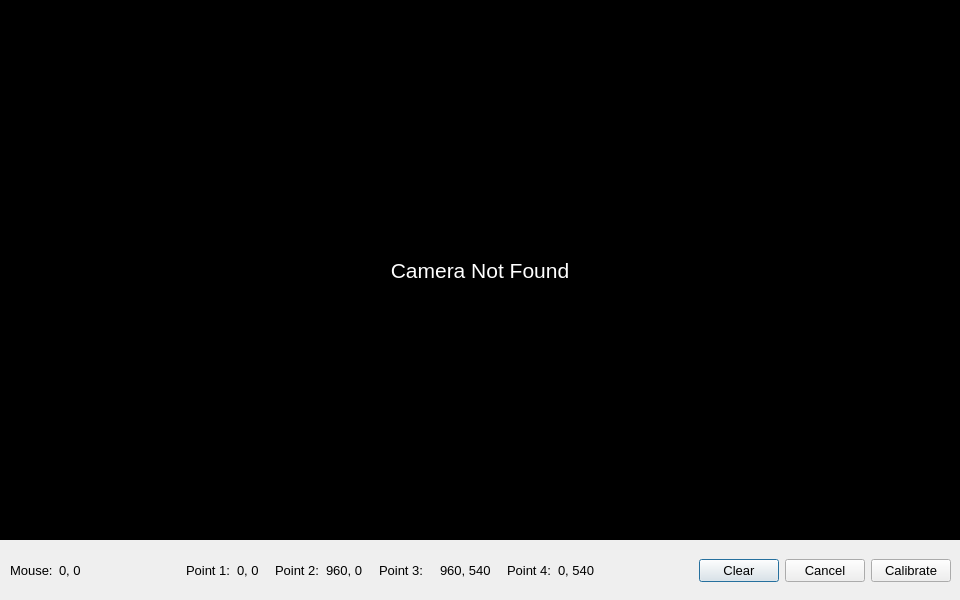
<?xml version="1.0" encoding="UTF-8"?>
<ui version="4.0">
 <class>Dialog</class>
 <widget class="QDialog" name="Dialog">
  <property name="geometry">
   <rect>
    <x>0</x>
    <y>0</y>
    <width>960</width>
    <height>600</height>
   </rect>
  </property>
  <property name="minimumSize">
   <size>
    <width>960</width>
    <height>600</height>
   </size>
  </property>
  <property name="maximumSize">
   <size>
    <width>960</width>
    <height>600</height>
   </size>
  </property>
  <property name="windowTitle">
   <string>Dialog</string>
  </property>
  <widget class="QLabel" name="label_camera">
   <property name="geometry">
    <rect>
     <x>0</x>
     <y>0</y>
     <width>960</width>
     <height>540</height>
    </rect>
   </property>
   <property name="font">
    <font>
     <pointsize>16</pointsize>
    </font>
   </property>
   <property name="cursor">
    <cursorShape>CrossCursor</cursorShape>
   </property>
   <property name="styleSheet">
    <string notr="true">color: white;
background: black;</string>
   </property>
   <property name="text">
    <string>Camera Not Found</string>
   </property>
   <property name="alignment">
    <set>Qt::AlignCenter</set>
   </property>
  </widget>
  <widget class="QWidget" name="horizontalLayoutWidget">
   <property name="geometry">
    <rect>
     <x>10</x>
     <y>550</y>
     <width>941</width>
     <height>41</height>
    </rect>
   </property>
   <layout class="QHBoxLayout" name="horizontalLayout">
    <item>
     <layout class="QHBoxLayout" name="horizontalLayout_mouse">
      <item>
       <widget class="QLabel" name="label_mouse">
        <property name="font">
         <font>
          <pointsize>10</pointsize>
         </font>
        </property>
        <property name="text">
         <string>Mouse:</string>
        </property>
       </widget>
      </item>
      <item>
       <widget class="QLabel" name="label_mouse_text">
        <property name="font">
         <font>
          <pointsize>10</pointsize>
         </font>
        </property>
        <property name="text">
         <string>0, 0</string>
        </property>
       </widget>
      </item>
     </layout>
    </item>
    <item>
     <spacer name="horizontalSpacer">
      <property name="orientation">
       <enum>Qt::Horizontal</enum>
      </property>
      <property name="sizeHint" stdset="0">
       <size>
        <width>40</width>
        <height>20</height>
       </size>
      </property>
     </spacer>
    </item>
    <item>
     <layout class="QHBoxLayout" name="horizontalLayout_points">
      <item>
       <widget class="QLabel" name="label_point1_text">
        <property name="font">
         <font>
          <pointsize>10</pointsize>
         </font>
        </property>
        <property name="text">
         <string>Point 1:</string>
        </property>
       </widget>
      </item>
      <item>
       <widget class="QLabel" name="label_point1">
        <property name="font">
         <font>
          <pointsize>10</pointsize>
         </font>
        </property>
        <property name="text">
         <string>0, 0</string>
        </property>
       </widget>
      </item>
      <item>
       <spacer name="horizontalSpacer_3">
        <property name="orientation">
         <enum>Qt::Horizontal</enum>
        </property>
        <property name="sizeHint" stdset="0">
         <size>
          <width>10</width>
          <height>20</height>
         </size>
        </property>
       </spacer>
      </item>
      <item>
       <widget class="QLabel" name="label_point2_text">
        <property name="font">
         <font>
          <pointsize>10</pointsize>
         </font>
        </property>
        <property name="text">
         <string>Point 2:</string>
        </property>
       </widget>
      </item>
      <item>
       <widget class="QLabel" name="label_point2">
        <property name="font">
         <font>
          <pointsize>10</pointsize>
         </font>
        </property>
        <property name="text">
         <string>960, 0</string>
        </property>
       </widget>
      </item>
      <item>
       <spacer name="horizontalSpacer_4">
        <property name="orientation">
         <enum>Qt::Horizontal</enum>
        </property>
        <property name="sizeHint" stdset="0">
         <size>
          <width>10</width>
          <height>20</height>
         </size>
        </property>
       </spacer>
      </item>
      <item>
       <widget class="QLabel" name="label_point3_text">
        <property name="font">
         <font>
          <pointsize>10</pointsize>
         </font>
        </property>
        <property name="text">
         <string>Point 3:</string>
        </property>
       </widget>
      </item>
      <item>
       <spacer name="horizontalSpacer_5">
        <property name="orientation">
         <enum>Qt::Horizontal</enum>
        </property>
        <property name="sizeHint" stdset="0">
         <size>
          <width>10</width>
          <height>20</height>
         </size>
        </property>
       </spacer>
      </item>
      <item>
       <widget class="QLabel" name="label_point3">
        <property name="font">
         <font>
          <pointsize>10</pointsize>
         </font>
        </property>
        <property name="text">
         <string>960, 540</string>
        </property>
       </widget>
      </item>
      <item>
       <spacer name="horizontalSpacer_6">
        <property name="orientation">
         <enum>Qt::Horizontal</enum>
        </property>
        <property name="sizeHint" stdset="0">
         <size>
          <width>10</width>
          <height>20</height>
         </size>
        </property>
       </spacer>
      </item>
      <item>
       <widget class="QLabel" name="label_point4_text">
        <property name="font">
         <font>
          <pointsize>10</pointsize>
         </font>
        </property>
        <property name="text">
         <string>Point 4:</string>
        </property>
       </widget>
      </item>
      <item>
       <widget class="QLabel" name="label_point4">
        <property name="font">
         <font>
          <pointsize>10</pointsize>
         </font>
        </property>
        <property name="text">
         <string>0, 540</string>
        </property>
       </widget>
      </item>
     </layout>
    </item>
    <item>
     <spacer name="horizontalSpacer_2">
      <property name="orientation">
       <enum>Qt::Horizontal</enum>
      </property>
      <property name="sizeHint" stdset="0">
       <size>
        <width>40</width>
        <height>20</height>
       </size>
      </property>
     </spacer>
    </item>
    <item>
     <layout class="QHBoxLayout" name="horizontalLayout_buttons">
      <item>
       <widget class="QPushButton" name="button_clear">
        <property name="font">
         <font>
          <pointsize>10</pointsize>
         </font>
        </property>
        <property name="cursor">
         <cursorShape>PointingHandCursor</cursorShape>
        </property>
        <property name="text">
         <string>Clear</string>
        </property>
       </widget>
      </item>
      <item>
       <widget class="QPushButton" name="button_cancel">
        <property name="font">
         <font>
          <pointsize>10</pointsize>
         </font>
        </property>
        <property name="cursor">
         <cursorShape>PointingHandCursor</cursorShape>
        </property>
        <property name="text">
         <string>Cancel</string>
        </property>
       </widget>
      </item>
      <item>
       <widget class="QPushButton" name="button_calibrate">
        <property name="font">
         <font>
          <pointsize>10</pointsize>
         </font>
        </property>
        <property name="cursor">
         <cursorShape>PointingHandCursor</cursorShape>
        </property>
        <property name="text">
         <string>Calibrate</string>
        </property>
       </widget>
      </item>
     </layout>
    </item>
   </layout>
  </widget>
 </widget>
 <resources/>
 <connections/>
</ui>
